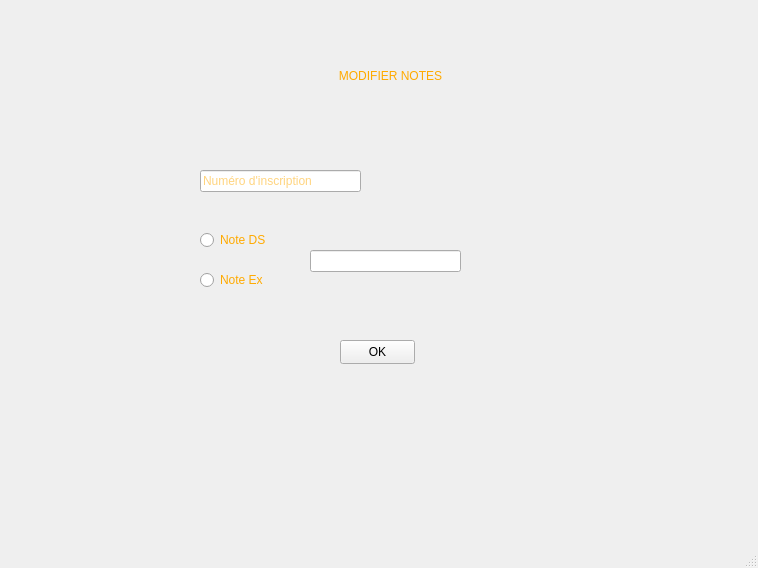
<?xml version="1.0" encoding="UTF-8"?>
<ui version="4.0">
 <class>MainWindow</class>
 <widget class="QMainWindow" name="MainWindow">
  <property name="geometry">
   <rect>
    <x>0</x>
    <y>0</y>
    <width>758</width>
    <height>568</height>
   </rect>
  </property>
  <property name="windowTitle">
   <string>MainWindow</string>
  </property>
  <property name="styleSheet">
   <string notr="true">QProgressBar:horizontal {
    border: 1px solid #3A3939;
    text-align: center;
    padding: 1px;
    background: #201F1F;
}
QProgressBar::chunk:horizontal {
    background-color: qlineargradient(spread:reflect, x1:1, y1:0.545, x2:1, y2:0, stop:0 rgba(28, 66, 111, 255), stop:1 rgba(37, 87, 146, 255));
}

QToolTip
{
    border: 1px solid #3A3939;
    background-color: rgb(90, 102, 117);;
    color: white;
    padding: 1px;
    opacity: 200;
}

QWidget
{
    color: silver;
    background-color: #302F2F;
    selection-background-color:#3d8ec9;
    selection-color: black;
    background-clip: border;
    border-image: none;
    outline: 0;
}

QWidget:item:hover
{
    background-color: #78879b;
    color: black;
}

QWidget:item:selected
{
    background-color: #3d8ec9;
}

QCheckBox
{
    spacing: 5px;
    outline: none;
    color: #bbb;
    margin-bottom: 2px;
}

QCheckBox:disabled
{
    color: #777777;
}
QCheckBox::indicator,
QGroupBox::indicator
{
    width: 18px;
    height: 18px;
}
QGroupBox::indicator
{
    margin-left: 2px;
}

QCheckBox::indicator:unchecked,
QCheckBox::indicator:unchecked:hover,
QGroupBox::indicator:unchecked,
QGroupBox::indicator:unchecked:hover
{
    image: url(:/dark_blue/img/checkbox_unchecked.png);
}

QCheckBox::indicator:unchecked:focus,
QCheckBox::indicator:unchecked:pressed,
QGroupBox::indicator:unchecked:focus,
QGroupBox::indicator:unchecked:pressed
{
  border: none;
    image: url(:/dark_blue/img/checkbox_unchecked_focus.png);
}

QCheckBox::indicator:checked,
QCheckBox::indicator:checked:hover,
QGroupBox::indicator:checked,
QGroupBox::indicator:checked:hover
{
    image: url(:/dark_blue/img/checkbox_checked.png);
}

QCheckBox::indicator:checked:focus,
QCheckBox::indicator:checked:pressed,
QGroupBox::indicator:checked:focus,
QGroupBox::indicator:checked:pressed
{
  border: none;
    image: url(:/dark_blue/img/checkbox_checked_focus.png);
}

QCheckBox::indicator:indeterminate,
QCheckBox::indicator:indeterminate:hover,
QCheckBox::indicator:indeterminate:pressed
QGroupBox::indicator:indeterminate,
QGroupBox::indicator:indeterminate:hover,
QGroupBox::indicator:indeterminate:pressed
{
    image: url(:/dark_blue/img/checkbox_indeterminate.png);
}

QCheckBox::indicator:indeterminate:focus,
QGroupBox::indicator:indeterminate:focus
{
    image: url(:/dark_blue/img/checkbox_indeterminate_focus.png);
}

QCheckBox::indicator:checked:disabled,
QGroupBox::indicator:checked:disabled
{
    image: url(:/dark_blue/img/checkbox_checked_disabled.png);
}

QCheckBox::indicator:unchecked:disabled,
QGroupBox::indicator:unchecked:disabled
{
    image: url(:/dark_blue/img/checkbox_unchecked_disabled.png);
}

QRadioButton
{
    spacing: 5px;
    outline: none;
    color: rgb(255, 255, 255);
    margin-bottom: 2px;
}

QRadioButton:disabled
{
	color: rgb(0, 85, 255);
}


QMenuBar
{
    background-color: #302F2F;
    color: silver;
}

QMenuBar::item
{
    background: transparent;
}

QMenuBar::item:selected
{
    background: transparent;
    border: 1px solid #3A3939;
}

QMenuBar::item:pressed
{
    border: 1px solid #3A3939;
    background-color: #3d8ec9;
    color: black;
    margin-bottom:-1px;
    padding-bottom:1px;
}

QMenu
{
    border: 1px solid #3A3939;
    color: silver;
    margin: 1px;
}

QMenu::icon
{
    margin: 1px;
}

QMenu::item
{
    padding: 2px 2px 2px 25px;
    margin-left: 5px;
    border: 1px solid transparent; /* reserve space for selection border */
}

QMenu::item:selected
{
    color: black;
}

QMenu::separator {
    height: 2px;
    background: lightblue;
    margin-left: 10px;
    margin-right: 5px;
}

QMenu::indicator {
    width: 16px;
    height: 16px;
}

/* non-exclusive indicator = check box style indicator
   (see QActionGroup::setExclusive) */
QMenu::indicator:non-exclusive:unchecked {
    image: url(:/dark_blue/img/checkbox_unchecked.png);
}

QMenu::indicator:non-exclusive:unchecked:selected {
    image: url(:/dark_blue/img/checkbox_unchecked_disabled.png);
}

QMenu::indicator:non-exclusive:checked {
    image: url(:/dark_blue/img/checkbox_checked.png);
}

QMenu::indicator:non-exclusive:checked:selected {
    image: url(:/dark_blue/img/checkbox_checked_disabled.png);
}

/* exclusive indicator = radio button style indicator (see QActionGroup::setExclusive) */
QMenu::indicator:exclusive:unchecked {
    image: url(:/dark_blue/img/radio_unchecked.png);
}

QMenu::indicator:exclusive:unchecked:selected {
    image: url(:/dark_blue/img/radio_unchecked_disabled.png);
}

QMenu::indicator:exclusive:checked {
    image: url(:/dark_blue/img/radio_checked.png);
}

QMenu::indicator:exclusive:checked:selected {
    image: url(:/dark_blue/img/radio_checked_disabled.png);
}

QMenu::right-arrow {
    margin: 5px;
    image: url(:/dark_blue/img/right_arrow.png)
}


QWidget:disabled
{
    color: #808080;
    background-color: #302F2F;
}

QAbstractItemView
{
    alternate-background-color: #3A3939;
    color: silver;
    border: 1px solid 3A3939;
    border-radius: 2px;
    padding: 1px;
}

QWidget:focus, QMenuBar:focus
{
    border: 1px solid #78879b;
}

QTabWidget:focus, QCheckBox:focus, QRadioButton:focus, QSlider:focus
{
    border: none;
}

QLineEdit
{
    background-color: #201F1F;
    padding: 2px;
    border-style: solid;
    border: 1px solid #3A3939;
    border-radius: 2px;
    color: silver;
}

QGroupBox {
    border:1px solid #3A3939;
    border-radius: 2px;
    margin-top: 20px;
    background-color: #302F2F;
    color: silver;
}

QGroupBox::title {
    subcontrol-origin: margin;
    subcontrol-position: top center;
    padding-left: 10px;
    padding-right: 10px;
    padding-top: 10px;
}

QAbstractScrollArea
{
    border-radius: 2px;
    border: 1px solid #3A3939;
    background-color: transparent;
}

QScrollBar:horizontal
{
    height: 15px;
    margin: 3px 15px 3px 15px;
    border: 1px transparent #2A2929;
    border-radius: 4px;
    background-color: #2A2929;
}

QScrollBar::handle:horizontal
{
    background-color: #605F5F;
    min-width: 5px;
    border-radius: 4px;
}

QScrollBar::add-line:horizontal
{
    margin: 0px 3px 0px 3px;
    border-image: url(:/dark_blue/img/right_arrow_disabled.png);
    width: 10px;
    height: 10px;
    subcontrol-position: right;
    subcontrol-origin: margin;
}

QScrollBar::sub-line:horizontal
{
    margin: 0px 3px 0px 3px;
    border-image: url(:/dark_blue/img/left_arrow_disabled.png);
    height: 10px;
    width: 10px;
    subcontrol-position: left;
    subcontrol-origin: margin;
}

QScrollBar::add-line:horizontal:hover,QScrollBar::add-line:horizontal:on
{
    border-image: url(:/dark_blue/img/right_arrow.png);
    height: 10px;
    width: 10px;
    subcontrol-position: right;
    subcontrol-origin: margin;
}


QScrollBar::sub-line:horizontal:hover, QScrollBar::sub-line:horizontal:on
{
    border-image: url(:/dark_blue/img/left_arrow.png);
    height: 10px;
    width: 10px;
    subcontrol-position: left;
    subcontrol-origin: margin;
}

QScrollBar::up-arrow:horizontal, QScrollBar::down-arrow:horizontal
{
    background: none;
}


QScrollBar::add-page:horizontal, QScrollBar::sub-page:horizontal
{
    background: none;
}

QScrollBar:vertical
{
    background-color: #2A2929;
    width: 15px;
    margin: 15px 3px 15px 3px;
    border: 1px transparent #2A2929;
    border-radius: 4px;
}

QScrollBar::handle:vertical
{
    background-color: #605F5F;
    min-height: 5px;
    border-radius: 4px;
}

QScrollBar::sub-line:vertical
{
    margin: 3px 0px 3px 0px;
    border-image: url(:/dark_blue/img/up_arrow_disabled.png);
    height: 10px;
    width: 10px;
    subcontrol-position: top;
    subcontrol-origin: margin;
}

QScrollBar::add-line:vertical
{
    margin: 3px 0px 3px 0px;
    border-image: url(:/dark_blue/img/down_arrow_disabled.png);
    height: 10px;
    width: 10px;
    subcontrol-position: bottom;
    subcontrol-origin: margin;
}

QScrollBar::sub-line:vertical:hover,QScrollBar::sub-line:vertical:on
{

    border-image: url(:/dark_blue/img/up_arrow.png);
    height: 10px;
    width: 10px;
    subcontrol-position: top;
    subcontrol-origin: margin;
}


QScrollBar::add-line:vertical:hover, QScrollBar::add-line:vertical:on
{
    border-image: url(:/dark_blue/img/down_arrow.png);
    height: 10px;
    width: 10px;
    subcontrol-position: bottom;
    subcontrol-origin: margin;
}

QScrollBar::up-arrow:vertical, QScrollBar::down-arrow:vertical
{
    background: none;
}


QScrollBar::add-page:vertical, QScrollBar::sub-page:vertical
{
    background: none;
}

QTextEdit
{
    background-color: #201F1F;
    color: silver;
    border: 1px solid #3A3939;
}

QPlainTextEdit
{
    background-color: #201F1F;;
    color: silver;
    border-radius: 2px;
    border: 1px solid #3A3939;
}

QHeaderView::section
{
    background-color: #3A3939;
    color: silver;
    padding-left: 4px;
    border: 1px solid #6c6c6c;
}

QSizeGrip {
    image: url(:/dark_blue/img/sizegrip.png);
    width: 12px;
    height: 12px;
}

QMainWindow
{
    background-color: #302F2F;

}

QMainWindow::separator
{
    background-color: #302F2F;
    color: white;
    padding-left: 4px;
    spacing: 2px;
    border: 1px dashed #3A3939;
}

QMainWindow::separator:hover
{

    background-color: #787876;
    color: white;
    padding-left: 4px;
    border: 1px solid #3A3939;
    spacing: 2px;
}


QMenu::separator
{
    height: 1px;
    background-color: #3A3939;
    color: white;
    padding-left: 4px;
    margin-left: 10px;
    margin-right: 5px;
}


QFrame
{
    border-radius: 2px;
    border: 1px solid #444;
}

QFrame[frameShape=&quot;0&quot;]
{
    border-radius: 2px;
    border: 1px transparent #444;
}

QStackedWidget
{
    background-color: #302F2F;
    border: 1px transparent black;
}

QToolBar {
    border: 1px transparent #393838;
    background: 1px solid #302F2F;
    font-weight: bold;
}

QToolBar::handle:horizontal {
    image: url(:/dark_blue/img/Hmovetoolbar.png);
}
QToolBar::handle:vertical {
    image: url(:/dark_blue/img/Vmovetoolbar.png);
}
QToolBar::separator:horizontal {
    image: url(:/dark_blue/img/Hsepartoolbar.png);
}
QToolBar::separator:vertical {
    image: url(:/dark_blue/img/Vsepartoolbars.png);
}

QPushButton
{
    color: silver;
    background-color: #302F2F;
    border-width: 2px;
    border-color: #4A4949;
    border-style: solid;
    padding-top: 2px;
    padding-bottom: 2px;
    padding-left: 10px;
    padding-right: 10px;
    border-radius: 4px;
    /* outline: none; */
    /* min-width: 40px; */
}

QPushButton:disabled
{
    background-color: #302F2F;
    border-width: 2px;
    border-color: #3A3939;
    border-style: solid;
    padding-top: 2px;
    padding-bottom: 2px;
    padding-left: 10px;
    padding-right: 10px;
    /*border-radius: 2px;*/
    color: #808080;
}

QPushButton:focus {
    background-color: #3d8ec9;
    color: white;
}

QComboBox
{
    selection-background-color: #3d8ec9;
    background-color: #201F1F;
    border-style: solid;
    border: 1px solid #3A3939;
    border-radius: 2px;
    padding: 2px;
    min-width: 75px;
}

QPushButton:checked{
    background-color: #4A4949;
    border-color: #6A6969;
}

QPushButton:hover {
    border: 2px solid #78879b;
    color: silver;
}

QComboBox:hover, QAbstractSpinBox:hover,QLineEdit:hover,QTextEdit:hover,QPlainTextEdit:hover,QAbstractView:hover,QTreeView:hover
{
    border: 1px solid #78879b;
    color: silver;
}

QComboBox:on
{
    background-color: #626873;
    padding-top: 3px;
    padding-left: 4px;
    selection-background-color: #4a4a4a;
}

QComboBox QAbstractItemView
{
    background-color: #201F1F;
    border-radius: 2px;
    border: 1px solid #444;
    selection-background-color: #3d8ec9;
    color: silver;
}

QComboBox::drop-down
{
    subcontrol-origin: padding;
    subcontrol-position: top right;
    width: 15px;

    border-left-width: 0px;
    border-left-color: darkgray;
    border-left-style: solid;
    border-top-right-radius: 3px;
    border-bottom-right-radius: 3px;
}

QComboBox::down-arrow
{
    image: url(:/dark_blue/img/down_arrow_disabled.png);
}

QComboBox::down-arrow:on, QComboBox::down-arrow:hover,
QComboBox::down-arrow:focus
{
    image: url(:/dark_blue/img/down_arrow.png);
}

QPushButton:pressed
{
    background-color: #484846;
}

QAbstractSpinBox {
    padding-top: 2px;
    padding-bottom: 2px;
    border: 1px solid #3A3939;
    background-color: #201F1F;
    color: silver;
    border-radius: 2px;
    min-width: 75px;
}

QAbstractSpinBox:up-button
{
    background-color: transparent;
    subcontrol-origin: border;
    subcontrol-position: top right;
}

QAbstractSpinBox:down-button
{
    background-color: transparent;
    subcontrol-origin: border;
    subcontrol-position: bottom right;
}

QAbstractSpinBox::up-arrow,QAbstractSpinBox::up-arrow:disabled,QAbstractSpinBox::up-arrow:off {
    image: url(:/dark_blue/img/up_arrow_disabled.png);
    width: 10px;
    height: 10px;
}
QAbstractSpinBox::up-arrow:hover
{
    image: url(:/dark_blue/img/up_arrow.png);
}


QAbstractSpinBox::down-arrow,QAbstractSpinBox::down-arrow:disabled,QAbstractSpinBox::down-arrow:off
{
    image: url(:/dark_blue/img/down_arrow_disabled.png);
    width: 10px;
    height: 10px;
}
QAbstractSpinBox::down-arrow:hover
{
    image: url(:/dark_blue/img/down_arrow.png);
}


QLabel
{
    border: 0px solid black;
}

QTabWidget{
    border: 1px transparent black;
}

QTabWidget::pane {
    border: 1px solid #444;
    border-radius: 3px;
    padding: 3px;
}

QTabBar
{
    qproperty-drawBase: 0;
    left: 5px; /* move to the right by 5px */
}

QTabBar:focus
{
    border: 0px transparent black;
}

QTabBar::close-button  {
    image: url(:/dark_blue/img/close.png);
    background: transparent;
}

QTabBar::close-button:hover
{
    image: url(:/dark_blue/img/close-hover.png);
    background: transparent;
}

QTabBar::close-button:pressed {
    image: url(:/dark_blue/img/close-pressed.png);
    background: transparent;
}

/* TOP TABS */
QTabBar::tab:top {
    color: #b1b1b1;
    border: 1px solid #4A4949;
    border-bottom: 1px transparent black;
    background-color: #302F2F;
    padding: 5px;
    border-top-left-radius: 2px;
    border-top-right-radius: 2px;
}

QTabBar::tab:top:!selected
{
    color: #b1b1b1;
    background-color: #201F1F;
    border: 1px transparent #4A4949;
    border-bottom: 1px transparent #4A4949;
    border-top-left-radius: 0px;
    border-top-right-radius: 0px;
}

QTabBar::tab:top:!selected:hover {
    background-color: #48576b;
}

/* BOTTOM TABS */
QTabBar::tab:bottom {
    color: #b1b1b1;
    border: 1px solid #4A4949;
    border-top: 1px transparent black;
    background-color: #302F2F;
    padding: 5px;
    border-bottom-left-radius: 2px;
    border-bottom-right-radius: 2px;
}

QTabBar::tab:bottom:!selected
{
    color: #b1b1b1;
    background-color: #201F1F;
    border: 1px transparent #4A4949;
    border-top: 1px transparent #4A4949;
    border-bottom-left-radius: 0px;
    border-bottom-right-radius: 0px;
}

QTabBar::tab:bottom:!selected:hover {
    background-color: #78879b;
}

/* LEFT TABS */
QTabBar::tab:left {
    color: #b1b1b1;
    border: 1px solid #4A4949;
    border-left: 1px transparent black;
    background-color: #302F2F;
    padding: 5px;
    border-top-right-radius: 2px;
    border-bottom-right-radius: 2px;
}

QTabBar::tab:left:!selected
{
    color: #b1b1b1;
    background-color: #201F1F;
    border: 1px transparent #4A4949;
    border-right: 1px transparent #4A4949;
    border-top-right-radius: 0px;
    border-bottom-right-radius: 0px;
}

QTabBar::tab:left:!selected:hover {
    background-color: #48576b;
}


/* RIGHT TABS */
QTabBar::tab:right {
    color: #b1b1b1;
    border: 1px solid #4A4949;
    border-right: 1px transparent black;
    background-color: #302F2F;
    padding: 5px;
    border-top-left-radius: 2px;
    border-bottom-left-radius: 2px;
}

QTabBar::tab:right:!selected
{
    color: #b1b1b1;
    background-color: #201F1F;
    border: 1px transparent #4A4949;
    border-right: 1px transparent #4A4949;
    border-top-left-radius: 0px;
    border-bottom-left-radius: 0px;
}

QTabBar::tab:right:!selected:hover {
    background-color: #48576b;
}

QTabBar QToolButton::right-arrow:enabled {
     image: url(:/dark_blue/img/right_arrow.png);
 }

 QTabBar QToolButton::left-arrow:enabled {
     image: url(:/dark_blue/img/left_arrow.png);
 }

QTabBar QToolButton::right-arrow:disabled {
     image: url(:/dark_blue/img/right_arrow_disabled.png);
 }

 QTabBar QToolButton::left-arrow:disabled {
     image: url(:/dark_blue/img/left_arrow_disabled.png);
 }


QDockWidget {
    border: 1px solid #403F3F;
    titlebar-close-icon: url(:/dark_blue/img/close.png);
    titlebar-normal-icon: url(:/dark_blue/img/undock.png);
}

QDockWidget::close-button, QDockWidget::float-button {
    border: 1px solid transparent;
    border-radius: 2px;
    background: transparent;
}

QDockWidget::close-button:hover, QDockWidget::float-button:hover {
    background: rgba(255, 255, 255, 10);
}

QDockWidget::close-button:pressed, QDockWidget::float-button:pressed {
    padding: 1px -1px -1px 1px;
    background: rgba(255, 255, 255, 10);
}

QTreeView, QListView, QTextBrowser, AtLineEdit, AtLineEdit::hover {
    border: 1px solid #444;
    background-color: silver;
    border-radius: 3px;
    margin-left: 3px;
    color: black;
}

QTreeView:branch:selected, QTreeView:branch:hover {
    background: url(:/dark_blue/img/transparent.png);
}

QTreeView::branch:has-siblings:!adjoins-item {
    border-image: url(:/dark_blue/img/transparent.png);
}

QTreeView::branch:has-siblings:adjoins-item {
    border-image: url(:/dark_blue/img/transparent.png);
}

QTreeView::branch:!has-children:!has-siblings:adjoins-item {
    border-image: url(:/dark_blue/img/transparent.png);
}

QTreeView::branch:has-children:!has-siblings:closed,
QTreeView::branch:closed:has-children:has-siblings {
    image: url(:/dark_blue/img/branch_closed.png);
}

QTreeView::branch:open:has-children:!has-siblings,
QTreeView::branch:open:has-children:has-siblings  {
    image: url(:/dark_blue/img/branch_open.png);
}

QTreeView::branch:has-children:!has-siblings:closed:hover,
QTreeView::branch:closed:has-children:has-siblings:hover {
    image: url(:/dark_blue/img/branch_closed-on.png);
    }

QTreeView::branch:open:has-children:!has-siblings:hover,
QTreeView::branch:open:has-children:has-siblings:hover  {
    image: url(:/dark_blue/img/branch_open-on.png);
    }

QListView::item:!selected:hover, QListView::item:!selected:hover, QTreeView::item:!selected:hover  {
    background: rgba(0, 0, 0, 0);
    outline: 0;
    color: #FFFFFF
}

QListView::item:selected:hover, QListView::item:selected:hover, QTreeView::item:selected:hover  {
    background: #3d8ec9;
    color: #FFFFFF;
}

QSlider::groove:horizontal {
    border: 1px solid #3A3939;
    height: 8px;
    background: #201F1F;
    margin: 2px 0;
    border-radius: 2px;
}

QSlider::handle:horizontal {
    background: QLinearGradient( x1: 0, y1: 0, x2: 0, y2: 1,
      stop: 0.0 silver, stop: 0.2 #a8a8a8, stop: 1 #727272);
    border: 1px solid #3A3939;
    width: 14px;
    height: 14px;
    margin: -4px 0;
    border-radius: 2px;
}

QSlider::groove:vertical {
    border: 1px solid #3A3939;
    width: 8px;
    background: #201F1F;
    margin: 0 0px;
    border-radius: 2px;
}

QSlider::handle:vertical {
    background: QLinearGradient( x1: 0, y1: 0, x2: 0, y2: 1, stop: 0.0 silver,
    stop: 0.2 #a8a8a8, stop: 1 #727272);
    border: 1px solid #3A3939;
    width: 14px;
    height: 14px;
    margin: 0 -4px;
    border-radius: 2px;
}

QToolButton {
    /*  background-color: transparent; */
    border: 2px transparent #4A4949;
    border-radius: 4px;
    background-color: dimgray;
    margin: 2px;
    padding: 2px;
}

QToolButton[popupMode=&quot;1&quot;] { /* only for MenuButtonPopup */
 padding-right: 20px; /* make way for the popup button */
 border: 2px transparent #4A4949;
 border-radius: 4px;
}

QToolButton[popupMode=&quot;2&quot;] { /* only for InstantPopup */
 padding-right: 10px; /* make way for the popup button */
 border: 2px transparent #4A4949;
}


QToolButton:hover, QToolButton::menu-button:hover {
    border: 2px solid #78879b;
}

QToolButton:checked, QToolButton:pressed,
    QToolButton::menu-button:pressed {
    background-color: #4A4949;
    border: 2px solid #78879b;
}

/* the subcontrol below is used only in the InstantPopup or DelayedPopup mode */
QToolButton::menu-indicator {
    image: url(:/dark_blue/img/down_arrow.png);
    top: -7px; left: -2px; /* shift it a bit */
}

/* the subcontrols below are used only in the MenuButtonPopup mode */
QToolButton::menu-button {
    border: 1px transparent #4A4949;
    border-top-right-radius: 6px;
    border-bottom-right-radius: 6px;
    /* 16px width + 4px for border = 20px allocated above */
    width: 16px;
    outline: none;
}

QToolButton::menu-arrow {
    image: url(:/dark_blue/img/down_arrow.png);
}

QToolButton::menu-arrow:open {
    top: 1px; left: 1px; /* shift it a bit */
    border: 1px solid #3A3939;
}

QPushButton::menu-indicator  {
    subcontrol-origin: padding;
    subcontrol-position: bottom right;
    left: 4px;
}

QTableView
{
    border: 1px solid #444;
    gridline-color: #6c6c6c;
    background-color: #201F1F;
}


QTableView, QHeaderView
{
    border-radius: 0px;
}

QTableView::item:pressed, QListView::item:pressed, QTreeView::item:pressed  {
    background: #78879b;
    color: #FFFFFF;
}

QTableView::item:selected:active, QTreeView::item:selected:active, QListView::item:selected:active  {
    background: #3d8ec9;
    color: #FFFFFF;
}


QHeaderView
{
    border: 1px transparent;
    border-radius: 2px;
    margin: 0px;
    padding: 0px;
}

QHeaderView::section  {
    background-color: #3A3939;
    color: silver;
    padding: 4px;
    border: 1px solid #6c6c6c;
    border-radius: 0px;
    text-align: center;
}

QHeaderView::section::vertical::first, QHeaderView::section::vertical::only-one
{
    border-top: 1px solid #6c6c6c;
}

QHeaderView::section::vertical
{
    border-top: transparent;
}

QHeaderView::section::horizontal::first, QHeaderView::section::horizontal::only-one
{
    border-left: 1px solid #6c6c6c;
}

QHeaderView::section::horizontal
{
    border-left: transparent;
}


QHeaderView::section:checked
 {
    color: white;
    background-color: #5A5959;
 }

 /* style the sort indicator */
QHeaderView::down-arrow {
    image: url(:/dark_blue/img/down_arrow.png);
}

QHeaderView::up-arrow {
    image: url(:/dark_blue/img/up_arrow.png);
}


QTableCornerButton::section {
    background-color: #3A3939;
    border: 1px solid #3A3939;
    border-radius: 2px;
}

QToolBox  {
    padding: 3px;
    border: 1px transparent black;
}

QToolBox::tab {
    color: #b1b1b1;
    background-color: #302F2F;
    border: 1px solid #4A4949;
    border-bottom: 1px transparent #302F2F;
    border-top-left-radius: 5px;
    border-top-right-radius: 5px;
}

 QToolBox::tab:selected { /* italicize selected tabs */
    font: italic;
    background-color: #302F2F;
    border-color: #3d8ec9;
 }

QStatusBar::item {
    border: 1px solid #3A3939;
    border-radius: 2px;
 }


QFrame[height=&quot;3&quot;], QFrame[width=&quot;3&quot;] {
    background-color: #AAA;
}


QSplitter::handle {
    border: 1px dashed #3A3939;
}

QSplitter::handle:hover {
    background-color: #787876;
    border: 1px solid #3A3939;
}

QSplitter::handle:horizontal {
    width: 1px;
}

QSplitter::handle:vertical {
    height: 1px;
}

QListWidget {
    background-color: silver;
    border-radius: 5px;
    margin-left: 5px;
}

QListWidget::item {
    color: black;
}

QMessageBox {
    messagebox-critical-icon	: url(:/dark_blue/img/critical.png);
    messagebox-information-icon	: url(:/dark_blue/img/information.png);
    messagebox-question-icon	: url(:/dark_blue/img/question.png);
    messagebox-warning-icon:    : url(:/dark_blue/img/warning.png);
}

ColorButton::enabled {
    border-radius: 0px;
    border: 1px solid #444444;
}

ColorButton::disabled {
    border-radius: 0px;
    border: 1px solid #AAAAAA;
}</string>
  </property>
  <widget class="QWidget" name="centralwidget">
   <widget class="QPushButton" name="pushButton">
    <property name="geometry">
     <rect>
      <x>340</x>
      <y>340</y>
      <width>75</width>
      <height>24</height>
     </rect>
    </property>
    <property name="text">
     <string>OK</string>
    </property>
   </widget>
   <widget class="QLabel" name="label">
    <property name="geometry">
     <rect>
      <x>290</x>
      <y>60</y>
      <width>201</width>
      <height>31</height>
     </rect>
    </property>
    <property name="styleSheet">
     <string notr="true">color: rgb(255, 170, 0);</string>
    </property>
    <property name="text">
     <string>MODIFIER NOTES</string>
    </property>
    <property name="alignment">
     <set>Qt::AlignCenter</set>
    </property>
   </widget>
   <widget class="QRadioButton" name="radioButton">
    <property name="geometry">
     <rect>
      <x>200</x>
      <y>230</y>
      <width>89</width>
      <height>20</height>
     </rect>
    </property>
    <property name="styleSheet">
     <string notr="true">color: rgb(255, 170, 0);</string>
    </property>
    <property name="text">
     <string>Note DS</string>
    </property>
   </widget>
   <widget class="QRadioButton" name="radioButton_2">
    <property name="geometry">
     <rect>
      <x>200</x>
      <y>270</y>
      <width>89</width>
      <height>20</height>
     </rect>
    </property>
    <property name="styleSheet">
     <string notr="true">color: rgb(255, 170, 0);</string>
    </property>
    <property name="text">
     <string>Note Ex</string>
    </property>
   </widget>
   <widget class="QLineEdit" name="lineEdit">
    <property name="geometry">
     <rect>
      <x>200</x>
      <y>170</y>
      <width>161</width>
      <height>22</height>
     </rect>
    </property>
    <property name="styleSheet">
     <string notr="true">color: rgb(255, 170, 0);</string>
    </property>
    <property name="placeholderText">
     <string>Numéro d'inscription</string>
    </property>
   </widget>
   <widget class="QLineEdit" name="lineEdit_2">
    <property name="geometry">
     <rect>
      <x>310</x>
      <y>250</y>
      <width>151</width>
      <height>22</height>
     </rect>
    </property>
    <property name="styleSheet">
     <string notr="true">color: rgb(255, 170, 0);</string>
    </property>
   </widget>
  </widget>
  <widget class="QMenuBar" name="menubar">
   <property name="geometry">
    <rect>
     <x>0</x>
     <y>0</y>
     <width>758</width>
     <height>22</height>
    </rect>
   </property>
  </widget>
  <widget class="QStatusBar" name="statusbar"/>
 </widget>
 <resources/>
 <connections/>
</ui>
